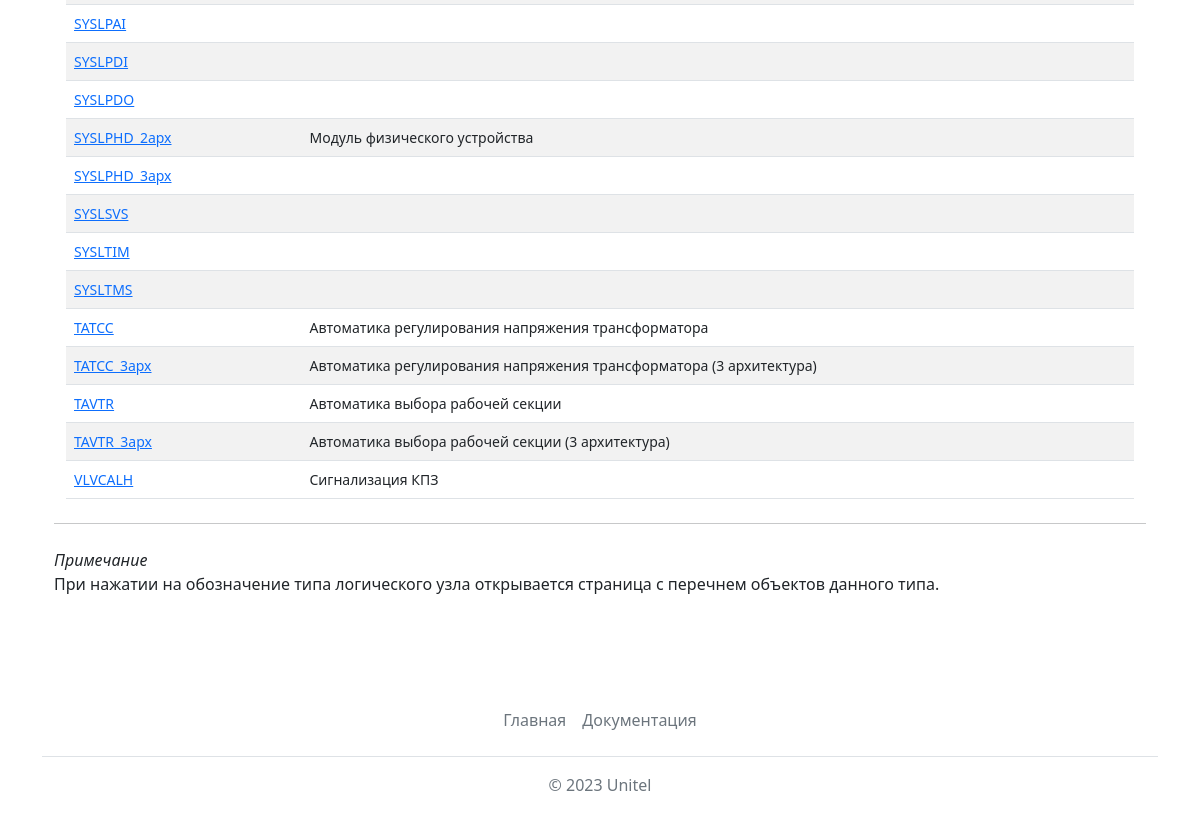
The page /lntypes/ (lower part) on the database as committed earlier.
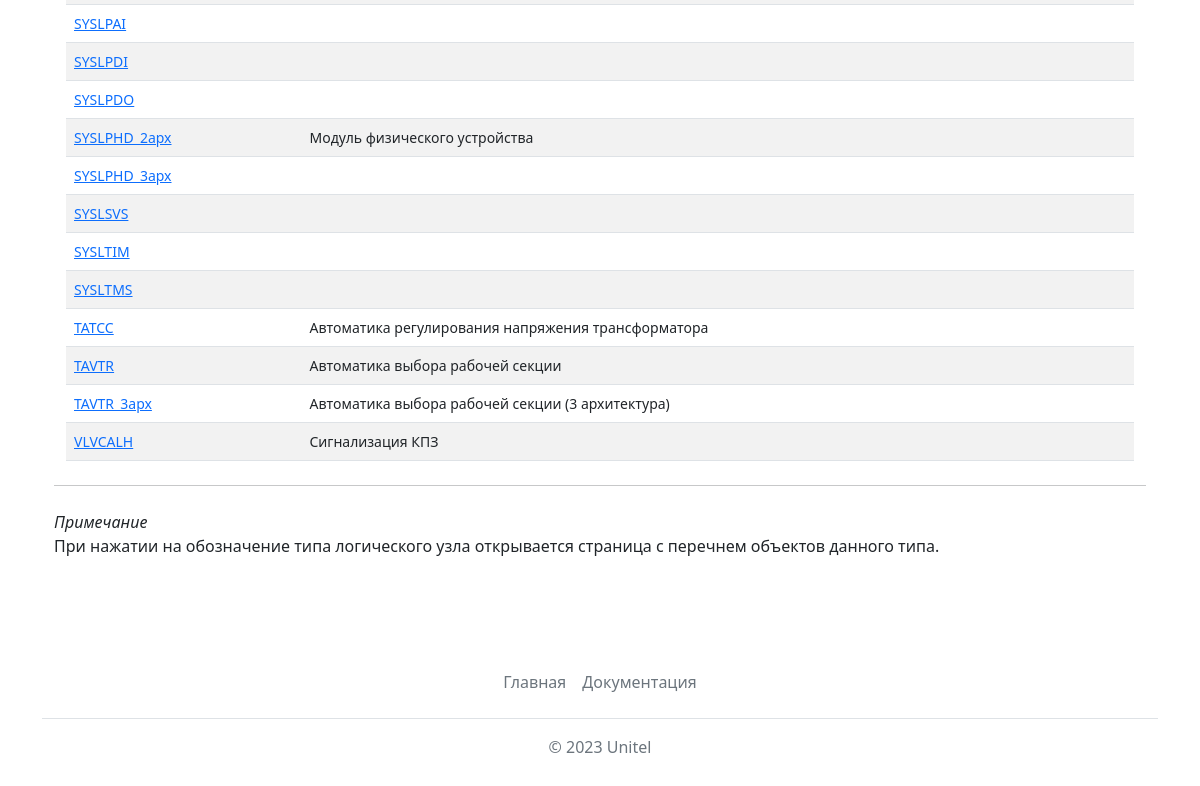
The same page on the database as committed later.
### mainapp/models.py (models this page shows, shortened)
class LogicNodesTypes(models.Model):
    id = models.AutoField(primary_key=True)
    name = models.CharField(max_length=64, verbose_name='Имя типа ЛУ', unique=True)
    description = models.TextField(max_length=1024, blank=True, verbose_name='Описание')
    explanation = models.TextField(max_length=2048, blank=True, verbose_name='Пояснение')
    class Meta:
        verbose_name = 'Тип логического узла'
        verbose_name_plural = 'Типы логических узлов'
        ordering = ['name']

### mainapp/views.py (the view)
# urls.py: path('lntypes/', views.lntypes),
def lntypes(request):
    lntypes = LogicNodesTypes.objects.all()
    return render(request, 'mainapp/lntypes.html', {'lntypes':lntypes, 'title': 'Список типов логических узлов'})

### templates/mainapp/lntypes.html (shortened to what this page needs)
{% extends 'base.html' %}
{% block content %}
<main class="container py-5">
    {% if lntypes %}
    <div class="container small">
    <table class="table table-striped">
                <tbody>
                    {% for item in lntypes %}
                    <tr>
                        <td><a href="show/?name={{item.name}}&type=ln">{{item.name}}</a></td>
                        <td>{{item.description}}</td>
                        <td></td>
                    </tr>
                {% endfor %}
                </tbody>
            </table>
    </div>
    <hr class="my-4">
    <p><em>Примечание</em><br>При нажатии на обозначение типа логического узла открывается страница с перечнем объектов данного типа.</p>
    {% else %}
    <h2 class="mt-4">В базе данных нет типов логических узлов :(</h2>
    {% endif %}
</main>
{% endblock %}

Rows that differ between the two databases and show on the page:
removed LogicNodesTypes: name "TATCC_3арх", description "Автоматика регулирования напряжения трансформатора (3 архитектура)"
